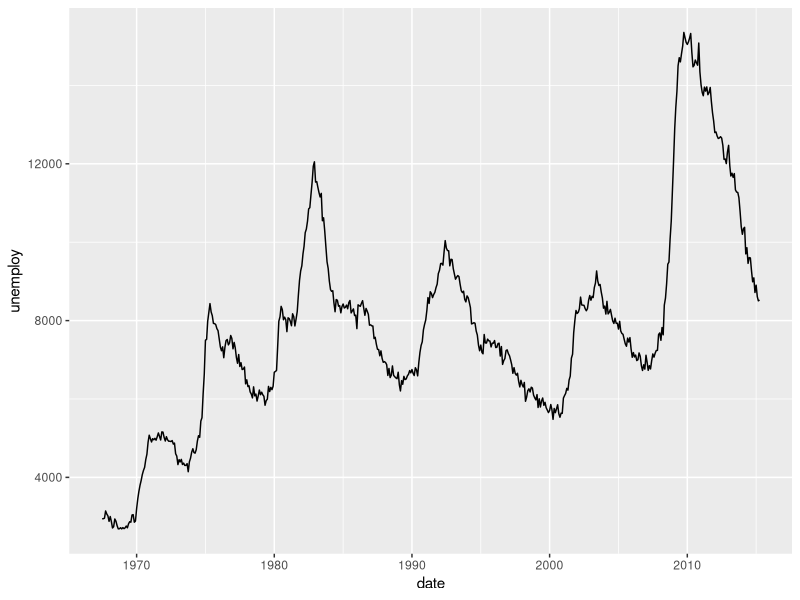
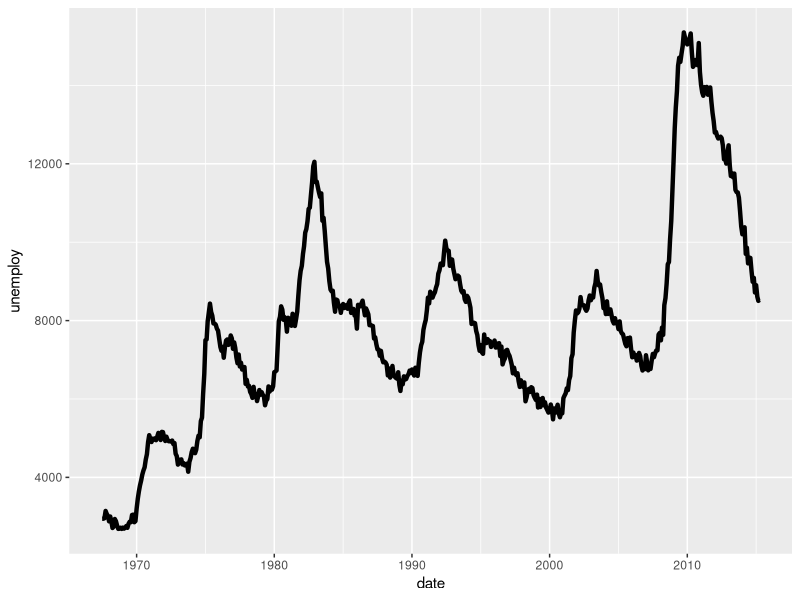
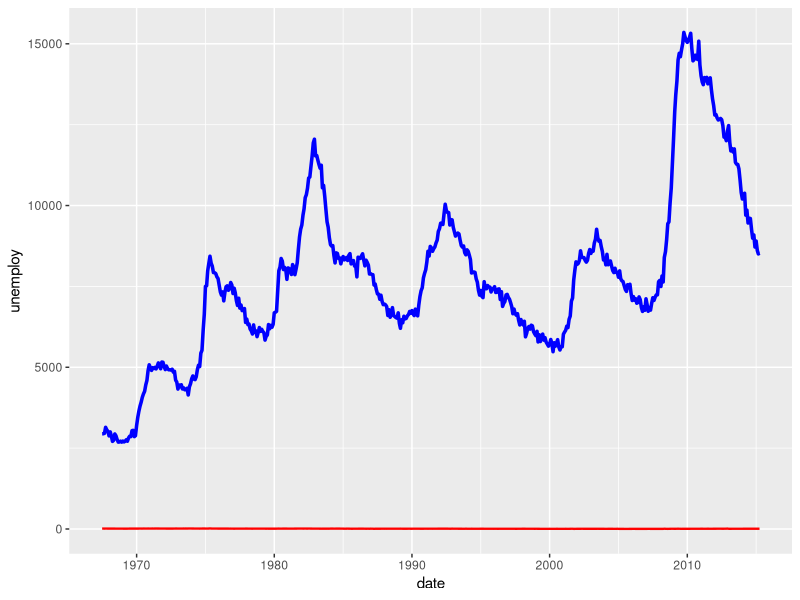
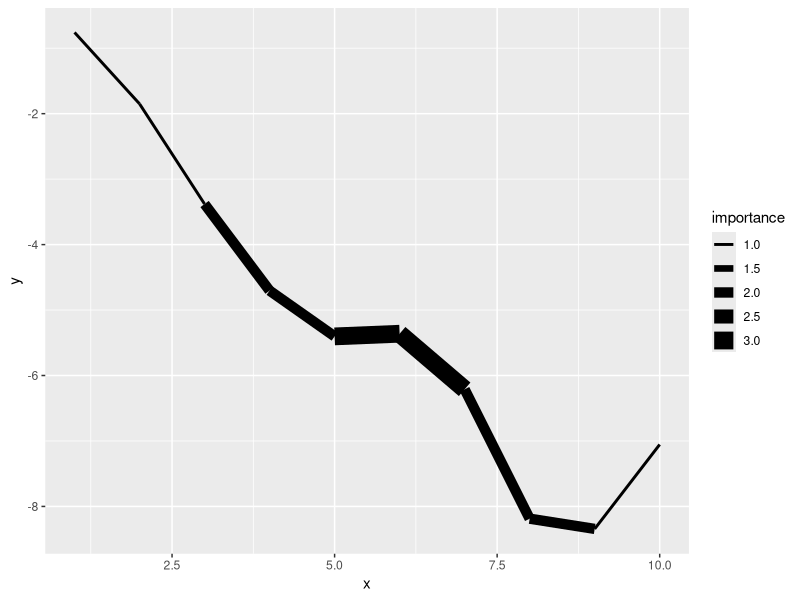
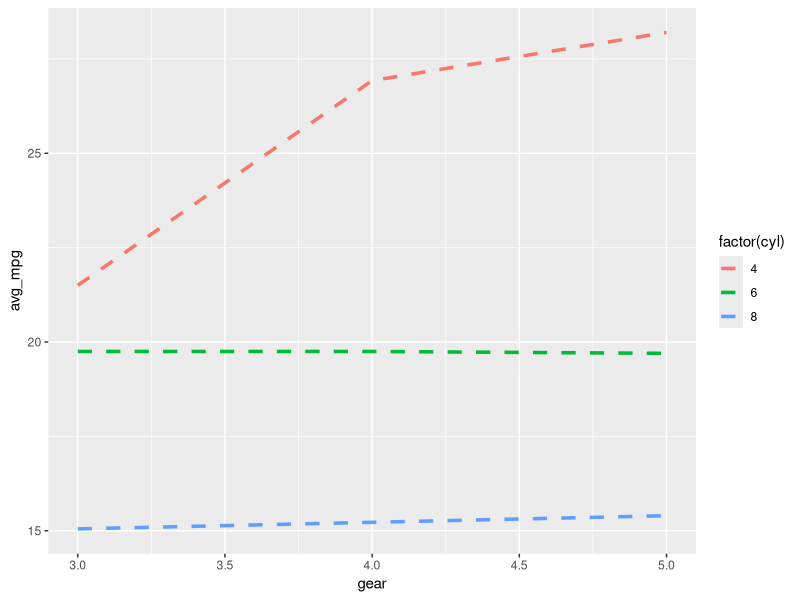
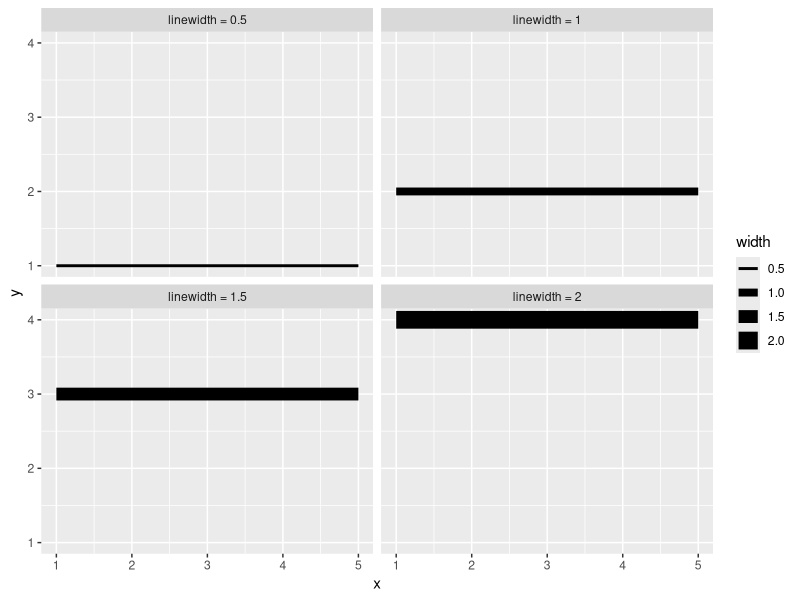

R code for these plots, in order:
## ---- chunk 1
#| echo: true
library(ggplot2)

ggplot(economics, aes(x = date, y = unemploy)) +
  geom_line()
## ---- chunk 2
#| echo: true
ggplot(economics, aes(x = date, y = unemploy)) +
  geom_line(linewidth = 1.5)
## ---- chunk 3
#| echo: true
ggplot(economics, aes(x = date)) +
  geom_line(aes(y = unemploy), linewidth = 1.2, color = "blue") +
  geom_line(aes(y = psavert), linewidth = 0.8, color = "red")
## ---- chunk 4
#| echo: true
sample_data <- data.frame(
  x = 1:10,
  y = cumsum(rnorm(10)),
  importance = c(1, 1, 2, 2, 3, 3, 2, 2, 1, 1)
)

ggplot(sample_data, aes(x = x, y = y, linewidth = importance)) +
  geom_line()
## ---- chunk 5
#| echo: true
library(dplyr)

mtcars %>%
  group_by(cyl, gear) %>%
  summarise(avg_mpg = mean(mpg), .groups = "drop") %>%
  ggplot(aes(x = gear, y = avg_mpg, color = factor(cyl))) +
  geom_line(linewidth = 1.2, linetype = "dashed")
## ---- chunk 6
#| echo: true
line_demo <- data.frame(
  x = rep(1:5, 4),
  y = rep(1:4, each = 5),
  width = rep(c(0.5, 1, 1.5, 2), each = 5)
)

ggplot(line_demo, aes(x = x, y = y, linewidth = width)) +
  geom_line() +
  facet_wrap(~paste("linewidth =", width), ncol = 2)
